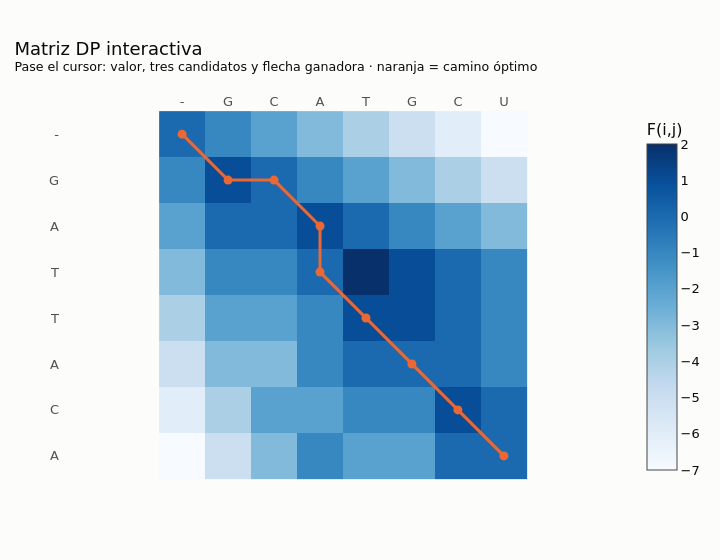

Notebook code for this chart:
### Markdown cell above
> 🔎 **Qué observamos.** El camino va desde la esquina inferior derecha hasta el origen. Las columnas azules son
> coincidencias, las naranjas sustituciones y las grises huecos. Si en alguna celda **dos flechas empataban**,
> existían **varios alineamientos igual de buenos**: el algoritmo elige uno según su regla de desempate (aquí,
> diagonal > arriba > izquierda). Por eso dos programas distintos pueden devolver alineamientos distintos con el
> mismo puntaje, y ambos son correctos.

### La matriz, explorable

Pase el cursor por cada celda: verá el valor $F(i,j)$, los **tres candidatos** y el movimiento elegido. Las
celdas marcadas forman el camino óptimo.

### Code cell
def dp_heatmap(a, b, F, T, cand, path, title):
    move_name = {DIAG: "↘ diagonal", UP: "↓ hueco en B", LEFT: "→ hueco en A", -1: "origen"}
    hover = []
    for i in range(len(a) + 1):
        row = []
        for j in range(len(b) + 1):
            head = f"F({i},{j}) = <b>{F[i,j]:.0f}</b><br>fila: {('-' + a)[i]} · columna: {('-' + b)[j]}"
            if i > 0 and j > 0:
                d, u, l = cand[i, j]
                head += (f"<br>candidatos → diag {d:.0f} · arriba {u:.0f} · izq {l:.0f}"
                         f"<br>ganó: {move_name[T[i,j]]}")
            else:
                head += "<br>borde: sólo huecos"
            row.append(head)
        hover.append(row)
    fig = go.Figure(go.Heatmap(z=F, x=list(range(len(b) + 1)), y=list(range(len(a) + 1)),
                               text=hover, hoverinfo="text", colorscale="Blues",
                               colorbar=dict(title="F(i,j)")))
    fig.add_trace(go.Scatter(x=[p[1] for p in path], y=[p[0] for p in path], mode="lines+markers",
                             line=dict(color=ec.ORANGE, width=3), marker=dict(size=9, color=ec.ORANGE),
                             name="camino óptimo", hoverinfo="skip"))
    fig.update_layout(title=dict(text=title), height=560, width=720,
                      margin=dict(t=110, l=60),
                      legend=dict(orientation="h", yanchor="bottom", y=1.02, x=0))
    fig.update_xaxes(tickvals=list(range(len(b) + 1)), ticktext=list("-" + b), side="top", showgrid=False)
    fig.update_yaxes(tickvals=list(range(len(a) + 1)), ticktext=list("-" + a), autorange="reversed", showgrid=False,
                     scaleanchor="x", scaleratio=1)
    return fig

dp_heatmap(A, B, F, T, cand, path,
           "Matriz DP interactiva<br><sup>Pase el cursor: valor, tres candidatos y flecha ganadora · naranja = camino óptimo</sup>").show()

### Figure 1 — Plotly figure (JSON) as saved in the notebook; plotly's stock layout.template omitted (floating-point values rounded to 4 significant figures)
{"data": [{"colorbar": {"title": {"text": "F(i,j)"}}, "colorscale": [[0.0, "rgb(247,251,255)"], [0.125, "rgb(222,235,247)"], [0.25, "rgb(198,219,239)"], [0.375, "rgb(158,202,225)"], [0.5, "rgb(107,174,214)"], [0.625, "rgb(66,146,198)"], [0.75, "rgb(33,113,181)"], [0.875, "rgb(8,81,156)"], [1.0, "rgb(8,48,107)"]], "hoverinfo": "text", "text": [["F(0,0) = <b>0</b><br>fila: - · columna: -<br>borde: sólo huecos", "F(0,1) = <b>-1</b><br>fila: - · columna: G<br>borde: sólo huecos", "F(0,2) = <b>-2</b><br>fila: - · columna: C<br>borde: sólo huecos", "F(0,3) = <b>-3</b><br>fila: - · columna: A<br>borde: sólo huecos", "F(0,4) = <b>-4</b><br>fila: - · columna: T<br>borde: sólo huecos", "F(0,5) = <b>-5</b><br>fila: - · columna: G<br>borde: sólo huecos", "F(0,6) = <b>-6</b><br>fila: - · columna: C<br>borde: sólo huecos", "F(0,7) = <b>-7</b><br>fila: - · columna: U<br>borde: sólo huecos"], ["F(1,0) = <b>-1</b><br>fila: G · columna: -<br>borde: sólo huecos", "F(1,1) = <b>1</b><br>fila: G · columna: G<br>candidatos → diag 1 · arriba -2 · izq -2<br>ganó: ↘ diagonal", "F(1,2) = <b>0</b><br>fila: G · columna: C<br>candidatos → diag -2 · arriba -3 · izq 0<br>ganó: → hueco en A", "F(1,3) = <b>-1</b><br>fila: G · columna: A<br>candidatos → diag -3 · arriba -4 · izq -1<br>ganó: → hueco en A", "F(1,4) = <b>-2</b><br>fila: G · columna: T<br>candidatos → diag -4 · arriba -5 · izq -2<br>ganó: → hueco en A", "F(1,5) = <b>-3</b><br>fila: G · columna: G<br>candidatos → diag -3 · arriba -6 · izq -3<br>ganó: ↘ diagonal", "F(1,6) = <b>-4</b><br>fila: G · columna: C<br>candidatos → diag -6 · arriba -7 · izq -4<br>ganó: → hueco en A", "F(1,7) = <b>-5</b><br>fila: G · columna: U<br>candidatos → diag -7 · arriba -8 · izq -5<br>ganó: → hueco en A"], ["F(2,0) = <b>-2</b><br>fila: A · columna: -<br>borde: sólo huecos", "F(2,1) = <b>0</b><br>fila: A · columna: G<br>candidatos → diag -2 · arriba 0 · izq -3<br>ganó: ↓ hueco en B", "F(2,2) = <b>0</b><br>fila: A · columna: C<br>candidatos → diag 0 · arriba -1 · izq -1<br>ganó: ↘ diagonal", "F(2,3) = <b>1</b><br>fila: A · columna: A<br>candidatos → diag 1 · arriba -2 · izq -1<br>ganó: ↘ diagonal", "F(2,4) = <b>0</b><br>fila: A · columna: T<br>candidatos → diag -2 · arriba -3 · izq 0<br>ganó: → hueco en A", "F(2,5) = <b>-1</b><br>fila: A · columna: G<br>candidatos → diag -3 · arriba -4 · izq -1<br>ganó: → hueco en A", "F(2,6) = <b>-2</b><br>fila: A · columna: C<br>candidatos → diag -4 · arriba -5 · izq -2<br>ganó: → hueco en A", "F(2,7) = <b>-3</b><br>fila: A · columna: U<br>candidatos → diag -5 · arriba -6 · izq -3<br>ganó: → hueco en A"], ["F(3,0) = <b>-3</b><br>fila: T · columna: -<br>borde: sólo huecos", "F(3,1) = <b>-1</b><br>fila: T · columna: G<br>candidatos → diag -3 · arriba -1 · izq -4<br>ganó: ↓ hueco en B", "F(3,2) = <b>-1</b><br>fila: T · columna: C<br>candidatos → diag -1 · arriba -1 · izq -2<br>ganó: ↘ diagonal", "F(3,3) = <b>0</b><br>fila: T · columna: A<br>candidatos → diag -1 · arriba 0 · izq -2<br>ganó: ↓ hueco en B", "F(3,4) = <b>2</b><br>fila: T · columna: T<br>candidatos → diag 2 · arriba -1 · izq -1<br>ganó: ↘ diagonal", "F(3,5) = <b>1</b><br>fila: T · columna: G<br>candidatos → diag -1 · arriba -2 · izq 1<br>ganó: → hueco en A", "F(3,6) = <b>0</b><br>fila: T · columna: C<br>candidatos → diag -2 · arriba -3 · izq 0<br>ganó: → hueco en A", "F(3,7) = <b>-1</b><br>fila: T · columna: U<br>candidatos → diag -3 · arriba -4 · izq -1<br>ganó: → hueco en A"], ["F(4,0) = <b>-4</b><br>fila: T · columna: -<br>borde: sólo huecos", "F(4,1) = <b>-2</b><br>fila: T · columna: G<br>candidatos → diag -4 · arriba -2 · izq -5<br>ganó: ↓ hueco en B", "F(4,2) = <b>-2</b><br>fila: T · columna: C<br>candidatos → diag -2 · arriba -2 · izq -3<br>ganó: ↘ diagonal", "F(4,3) = <b>-1</b><br>fila: T · columna: A<br>candidatos → diag -2 · arriba -1 · izq -3<br>ganó: ↓ hueco en B", "F(4,4) = <b>1</b><br>fila: T · columna: T<br>candidatos → diag 1 · arriba 1 · izq -2<br>ganó: ↘ diagonal", "F(4,5) = <b>1</b><br>fila: T · columna: G<br>candidatos → diag 1 · arriba 0 · izq 0<br>ganó: ↘ diagonal", "F(4,6) = <b>0</b><br>fila: T · columna: C<br>candidatos → diag 0 · arriba -1 · izq 0<br>ganó: ↘ diagonal", "F(4,7) = <b>-1</b><br>fila: T · columna: U<br>candidatos → diag -1 · arriba -2 · izq -1<br>ganó: ↘ diagonal"], ["F(5,0) = <b>-5</b><br>fila: A · columna: -<br>borde: sólo huecos", "F(5,1) = <b>-3</b><br>fila: A · columna: G<br>candidatos → diag -5 · arriba -3 · izq -6<br>ganó: ↓ hueco en B", "F(5,2) = <b>-3</b><br>fila: A · columna: C<br>candidatos → diag -3 · arriba -3 · izq -4<br>ganó: ↘ diagonal", "F(5,3) = <b>-1</b><br>fila: A · columna: A<br>candidatos → diag -1 · arriba -2 · izq -4<br>ganó: ↘ diagonal", "F(5,4) = <b>0</b><br>fila: A · columna: T<br>candidatos → diag -2 · arriba 0 · izq -2<br>ganó: ↓ hueco en B", "F(5,5) = <b>0</b><br>fila: A · columna: G<br>candidatos → diag 0 · arriba 0 · izq -1<br>ganó: ↘ diagonal", "F(5,6) = <b>0</b><br>fila: A · columna: C<br>candidatos → diag 0 · arriba -1 · izq -1<br>ganó: ↘ diagonal", "F(5,7) = <b>-1</b><br>fila: A · columna: U<br>candidatos → diag -1 · arriba -2 · izq -1<br>ganó: ↘ diagonal"], ["F(6,0) = <b>-6</b><br>fila: C · columna: -<br>borde: sólo huecos", "F(6,1) = <b>-4</b><br>fila: C · columna: G<br>candidatos → diag -6 · arriba -4 · izq -7<br>ganó: ↓ hueco en B", "F(6,2) = <b>-2</b><br>fila: C · columna: C<br>candidatos → diag -2 · arriba -4 · izq -5<br>ganó: ↘ diagonal", "F(6,3) = <b>-2</b><br>fila: C · columna: A<br>candidatos → diag -4 · arriba -2 · izq -3<br>ganó: ↓ hueco en B", "F(6,4) = <b>-1</b><br>fila: C · columna: T<br>candidatos → diag -2 · arriba -1 · izq -3<br>ganó: ↓ hueco en B", "F(6,5) = <b>-1</b><br>fila: C · columna: G<br>candidatos → diag -1 · arriba -1 · izq -2<br>ganó: ↘ diagonal", "F(6,6) = <b>1</b><br>fila: C · columna: C<br>candidatos → diag 1 · arriba -1 · izq -2<br>ganó: ↘ diagonal", "F(6,7) = <b>0</b><br>fila: C · columna: U<br>candidatos → diag -1 · arriba -2 · izq 0<br>ganó: → hueco en A"], ["F(7,0) = <b>-7</b><br>fila: A · columna: -<br>borde: sólo huecos", "F(7,1) = <b>-5</b><br>fila: A · columna: G<br>candidatos → diag -7 · arriba -5 · izq -8<br>ganó: ↓ hueco en B", "F(7,2) = <b>-3</b><br>fila: A · columna: C<br>candidatos → diag -5 · arriba -3 · izq -6<br>ganó: ↓ hueco en B", "F(7,3) = <b>-1</b><br>fila: A · columna: A<br>candidatos → diag -1 · arriba -3 · izq -4<br>ganó: ↘ diagonal", "F(7,4) = <b>-2</b><br>fila: A · columna: T<br>candidatos → diag -3 · arriba -2 · izq -2<br>ganó: ↓ hueco en B", "F(7,5) = <b>-2</b><br>fila: A · columna: G<br>candidatos → diag -2 · arriba -2 · izq -3<br>ganó: ↘ diagonal", "F(7,6) = <b>0</b><br>fila: A · columna: C<br>candidatos → diag -2 · arriba 0 · izq -3<br>ganó: ↓ hueco en B", "F(7,7) = <b>0</b><br>fila: A · columna: U<br>candidatos → diag 0 · arriba -1 · izq -1<br>ganó: ↘ diagonal"]], "type": "heatmap", "x": [0, 1, 2, 3, 4, 5, 6, 7], "y": [0, 1, 2, 3, 4, 5, 6, 7], "z": [[0.0, -1.0, -2.0, -3.0, -4.0, -5.0, -6.0, -7.0], [-1.0, 1.0, 0.0, -1.0, -2.0, -3.0, -4.0, -5.0], [-2.0, 0.0, 0.0, 1.0, 0.0, -1.0, -2.0, -3.0], [-3.0, -1.0, -1.0, 0.0, 2.0, 1.0, 0.0, -1.0], [-4.0, -2.0, -2.0, -1.0, 1.0, 1.0, 0.0, -1.0], [-5.0, -3.0, -3.0, -1.0, 0.0, 0.0, 0.0, -1.0], [-6.0, -4.0, -2.0, -2.0, -1.0, -1.0, 1.0, 0.0], [-7.0, -5.0, -3.0, -1.0, -2.0, -2.0, 0.0, 0.0]]}, {"hoverinfo": "skip", "line": {"color": "#eb6834", "width": 3}, "marker": {"color": "#eb6834", "size": 9}, "mode": "lines+markers", "name": "camino óptimo", "type": "scatter", "x": [0, 1, 2, 3, 3, 4, 5, 6, 7], "y": [0, 1, 1, 2, 3, 4, 5, 6, 7]}], "layout": {"height": 560, "legend": {"orientation": "h", "x": 0, "y": 1.02, "yanchor": "bottom"}, "margin": {"l": 60, "t": 110}, "title": {"text": "Matriz DP interactiva<br><sup>Pase el cursor: valor, tres candidatos y flecha ganadora · naranja = camino óptimo</sup>"}, "width": 720, "xaxis": {"showgrid": false, "side": "top", "ticktext": ["-", "G", "C", "A", "T", "G", "C", "U"], "tickvals": [0, 1, 2, 3, 4, 5, 6, 7]}, "yaxis": {"autorange": "reversed", "scaleanchor": "x", "scaleratio": 1, "showgrid": false, "ticktext": ["-", "G", "A", "T", "T", "A", "C", "A"], "tickvals": [0, 1, 2, 3, 4, 5, 6, 7]}}}
